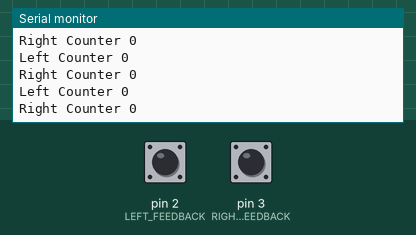
Bench run of a sketch on a simulated Arduino Uno, built with avr-gcc and run on an emulated ATmega328P. Shown: the last lines printed to the serial monitor. The test bench sets the inputs (shaded band); at power-on: pin 2 (LEFT_FEEDBACK) LOW, pin 3 (RIGHT_FEEDBACK) LOW.

Above: at 1.2 s.
1.3 s: pin 2 (LEFT_FEEDBACK) pulled HIGH for 0.15 s
2.9 s: pin 3 (RIGHT_FEEDBACK) pulled HIGH for 0.15 s
At 3.19 s:
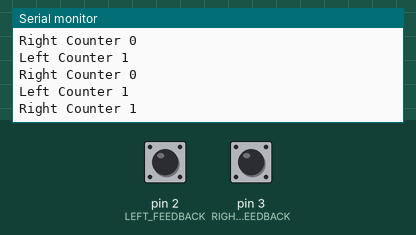
4.5 s: pin 2 (LEFT_FEEDBACK) pulled HIGH for 1 s
7.0 s: pin 3 (RIGHT_FEEDBACK) pulled HIGH for 1 s
At 7.19 s:
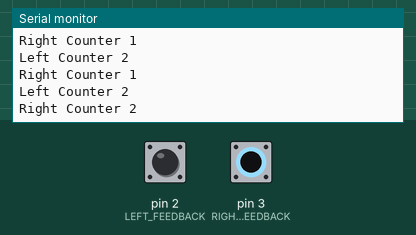
Timing chart, 0 to 10.0 s (numbered marks = the images above; inputs shaded):
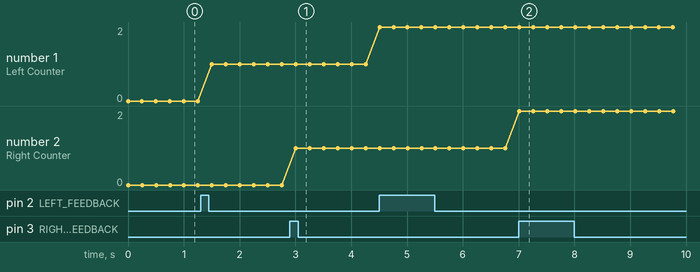

Measured:
- after the input at 2.9 s, the serial monitor: prints a new line after 0.11 s (image 1)
- after the input at 7.0 s, the serial monitor: prints a new line at once (image 2)
- plotted number 1: 0 → 1 after the input at 1.3 s, 1 → 2 after the input at 4.5 s

The sketch:

interrupts.ino
```cpp
const int LEFT_FEEDBACK = 2;
const int RIGHT_FEEDBACK = 3;

volatile int leftcounter = 0;
volatile int rightcounter = 0;

void setup() {
  Serial.begin(115200);
  attachInterrupt(digitalPinToInterrupt(LEFT_FEEDBACK), LeftMotorISR, RISING);
  attachInterrupt(digitalPinToInterrupt(RIGHT_FEEDBACK), RightMotorISR, RISING);

}

void loop() {
  Serial.print("Left Counter ");
  Serial.println(leftcounter);

  Serial.print("Right Counter ");
  Serial.println(rightcounter);

  delay(250);
}

void LeftMotorISR() {
  leftcounter++;
}

void RightMotorISR(){
  rightcounter++;
}
```
